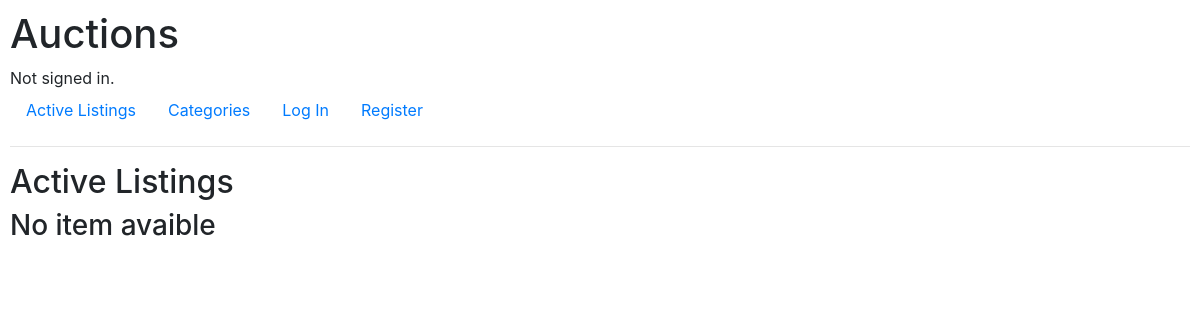
The app's page /, older data.
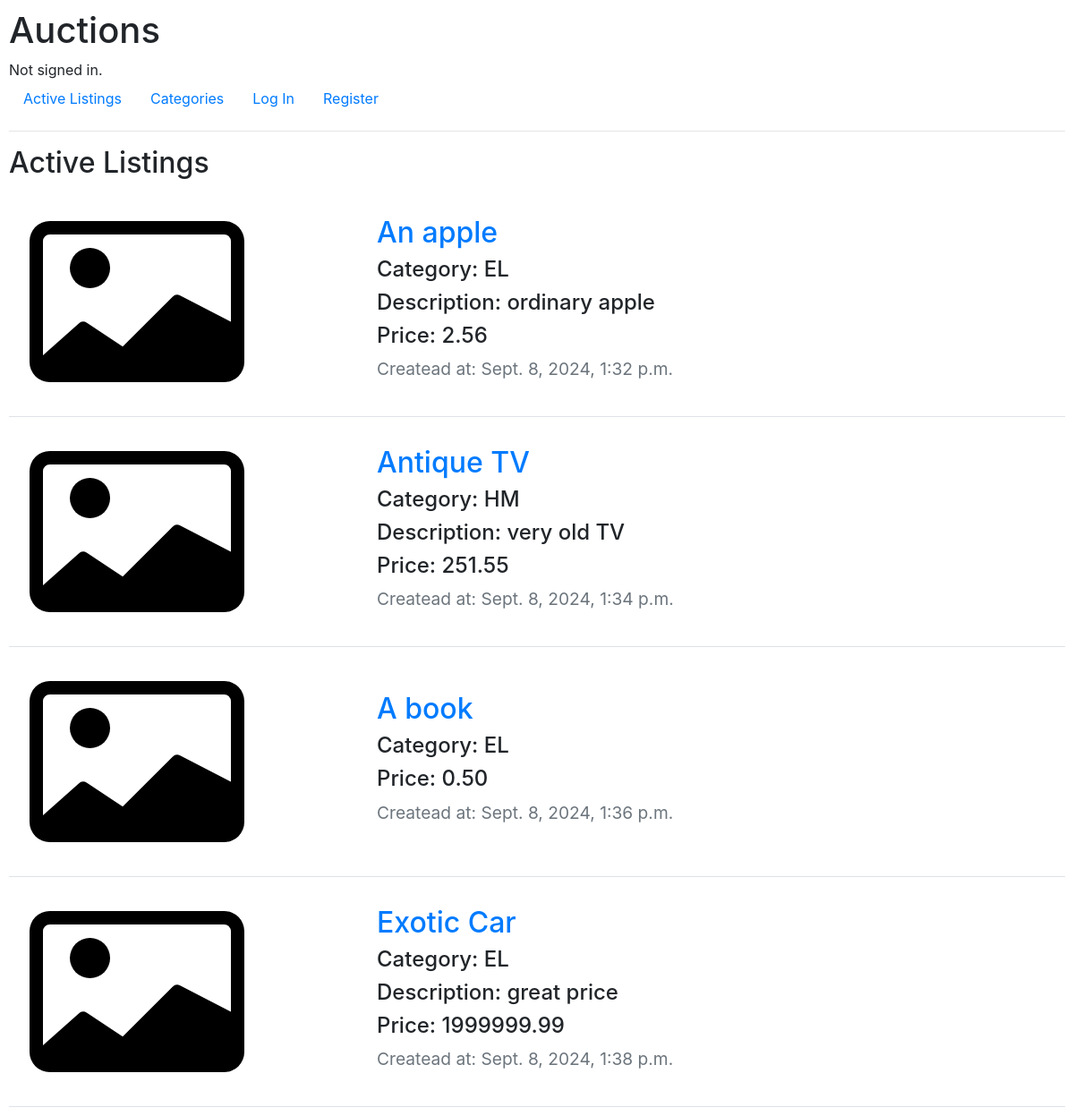
The same page, newer data.
### auctions/models.py (models this page shows)
class Auctions(models.Model):
    ELECTRONICS = "ER"
    FASHION = "FS"
    HOME = "HM"
    ELSE = "EL"
    CATEGORY_CHOICES = {
        ELECTRONICS: "Electronics",
        FASHION: "Fashion",
        HOME: "Home",
        ELSE: "Everything Else",
    }
    title = models.CharField(max_length=64)
    description = models.CharField(max_length=256,default='', blank=True)
    image = models.URLField(default='',blank=True)
    price = models.DecimalField(max_digits=12, decimal_places=2)
    initial_price = models.DecimalField(max_digits=12, decimal_places=2)
    category = models.CharField(max_length=2, choices=CATEGORY_CHOICES, default=ELSE)
    active = models.BooleanField(default=True)
    created_time = models.DateTimeField(auto_now_add=True)
    watchlist = models.ManyToManyField(User, related_name="watchlist", blank=True)
    owner = models.ForeignKey(User, related_name="owner", on_delete=models.SET_NULL, null=True)
    buyer = models.ForeignKey(User, default="", blank=True, on_delete=models.SET_NULL, null=True)

### auctions/views.py (the view)
# urls.py: path("", views.index, name="index"),
def index(request):
    items = Auctions.objects.filter(active=True)
    img_url = static('auctions/card-image.svg')
    return render(request, "auctions/index.html", {
            "items":items,
            "img_url":img_url
        })

### auctions/templates/auctions/index.html (shortened to what this page needs)
{% extends "auctions/layout.html" %}
{% block body %}
    <h2>Active Listings</h2>
{% if items %}
    {% for item in items %}
    <div class="container-fluid border-bottom">
        <div class="row p-2">
            <div class="col-4 align-self-center">
            <img src="{{item.image}}    " class="img-fluid" alt="W3Schools.com" onerror="this.onerror=null;this.src='{{img_url}}';" style="width:240px;height:auto;">
            </div>
            <div class="col-8 align-self-center">
            <h2><a href="{% url 'listing' item.id %}">{{item.title}} </a></h2>
            <h4>Category: {{item.category}}</h4>
            {% if item.description %}
                <h4>Description: {{item.description}}</h4>
            {% endif %}
            <h4>Price: {{item.price}} </h4>
            <h4><small class="text-muted">Createad at: {{item.created_time}}</small></h4>
            </div>
        </div>
    </div>
    {% endfor %}
{% else %}
    <h3> No item avaible</h3>
{% endif %}
{% endblock %}

Row changes from the older to the newer data that the page shows:
now on this page (row edited): Auctions: title "An apple", category "EL", description "ordinary apple", price "2.56", created_time "Sept. 8, 2024, 1:32 p.m."
now on this page (row edited): Auctions: title "Antique TV", category "HM", description "very old TV", price "251.55", created_time "Sept. 8, 2024, 1:34 p.m."
now on this page (row edited): Auctions: title "A book", category "EL", price "0.50", created_time "Sept. 8, 2024, 1:36 p.m."
now on this page (row edited): Auctions: title "Exotic Car", category "EL", description "great price", price "1999999.99", created_time "Sept. 8, 2024, 1:38 p.m."
Text that changed along with them:
text no longer shown: "No item avaible"
